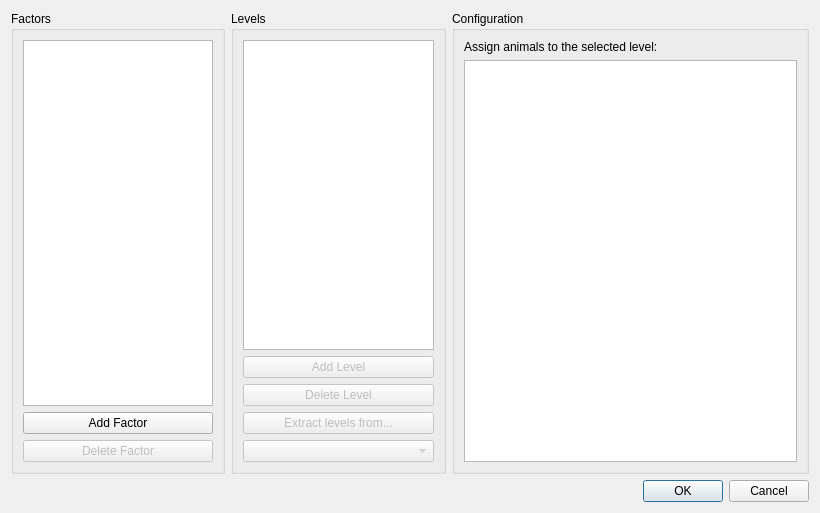
<?xml version="1.0" encoding="UTF-8"?>
<ui version="4.0">
 <author>Anton Rau</author>
 <class>FactorsDialog</class>
 <widget class="QDialog" name="FactorsDialog">
  <property name="geometry">
   <rect>
    <x>0</x>
    <y>0</y>
    <width>820</width>
    <height>513</height>
   </rect>
  </property>
  <property name="windowTitle">
   <string>Factors</string>
  </property>
  <layout class="QVBoxLayout" name="verticalLayout_8">
   <item>
    <layout class="QHBoxLayout" name="horizontalLayout">
     <item>
      <widget class="QGroupBox" name="groupBoxFactors">
       <property name="title">
        <string>Factors</string>
       </property>
       <layout class="QVBoxLayout" name="verticalLayout">
        <item>
         <widget class="QListWidget" name="listWidgetFactors"/>
        </item>
        <item>
         <widget class="QPushButton" name="pushButtonAddFactor">
          <property name="text">
           <string>Add Factor</string>
          </property>
         </widget>
        </item>
        <item>
         <widget class="QPushButton" name="pushButtonDeleteFactor">
          <property name="enabled">
           <bool>false</bool>
          </property>
          <property name="text">
           <string>Delete Factor</string>
          </property>
         </widget>
        </item>
       </layout>
      </widget>
     </item>
     <item>
      <widget class="QGroupBox" name="groupBoxLevels">
       <property name="title">
        <string>Levels</string>
       </property>
       <layout class="QVBoxLayout" name="verticalLayout_3">
        <item>
         <widget class="QListWidget" name="listWidgetLevels"/>
        </item>
        <item>
         <widget class="QPushButton" name="pushButtonAddLevel">
          <property name="enabled">
           <bool>false</bool>
          </property>
          <property name="text">
           <string>Add Level</string>
          </property>
         </widget>
        </item>
        <item>
         <widget class="QPushButton" name="pushButtonDeleteLevel">
          <property name="enabled">
           <bool>false</bool>
          </property>
          <property name="text">
           <string>Delete Level</string>
          </property>
         </widget>
        </item>
        <item>
         <widget class="QPushButton" name="pushButtonExtractLevels">
          <property name="enabled">
           <bool>false</bool>
          </property>
          <property name="text">
           <string>Extract levels from...</string>
          </property>
         </widget>
        </item>
        <item>
         <widget class="QComboBox" name="comboBoxFields">
          <property name="enabled">
           <bool>false</bool>
          </property>
         </widget>
        </item>
       </layout>
      </widget>
     </item>
     <item>
      <widget class="QGroupBox" name="groupBoxConfig">
       <property name="title">
        <string>Configuration</string>
       </property>
       <layout class="QVBoxLayout" name="verticalLayout_5">
        <item>
         <widget class="QStackedWidget" name="stackedWidgetConfig">
          <property name="currentIndex">
           <number>0</number>
          </property>
          <widget class="QWidget" name="pageAnimals">
           <layout class="QVBoxLayout" name="verticalLayout_4">
            <property name="leftMargin">
             <number>0</number>
            </property>
            <property name="topMargin">
             <number>0</number>
            </property>
            <property name="rightMargin">
             <number>0</number>
            </property>
            <property name="bottomMargin">
             <number>0</number>
            </property>
            <item>
             <widget class="QLabel" name="labelAnimalsHint">
              <property name="text">
               <string>Assign animals to the selected level:</string>
              </property>
             </widget>
            </item>
            <item>
             <widget class="QListWidget" name="listWidgetAnimals"/>
            </item>
           </layout>
          </widget>
          <widget class="QWidget" name="pageCycles">
           <layout class="QVBoxLayout" name="verticalLayout_6">
            <property name="leftMargin">
             <number>0</number>
            </property>
            <property name="topMargin">
             <number>0</number>
            </property>
            <property name="rightMargin">
             <number>0</number>
            </property>
            <property name="bottomMargin">
             <number>0</number>
            </property>
            <item>
             <widget class="QLabel" name="labelCyclesHint">
              <property name="text">
               <string>Light/Dark cycle boundaries:</string>
              </property>
             </widget>
            </item>
            <item>
             <layout class="QFormLayout" name="formLayoutCycles">
              <item row="0" column="0">
               <widget class="QLabel" name="labelLightCycleStart">
                <property name="text">
                 <string>Light cycle start</string>
                </property>
               </widget>
              </item>
              <item row="0" column="1">
               <widget class="QTimeEdit" name="timeEditLightStart">
                <property name="time">
                 <time>
                  <hour>7</hour>
                  <minute>0</minute>
                  <second>0</second>
                 </time>
                </property>
               </widget>
              </item>
              <item row="1" column="0">
               <widget class="QLabel" name="labelDarkCycleStart">
                <property name="text">
                 <string>Dark cycle start</string>
                </property>
               </widget>
              </item>
              <item row="1" column="1">
               <widget class="QTimeEdit" name="timeEditDarkStart">
                <property name="time">
                 <time>
                  <hour>19</hour>
                  <minute>0</minute>
                  <second>0</second>
                 </time>
                </property>
               </widget>
              </item>
             </layout>
            </item>
            <item>
             <spacer name="verticalSpacerCycles">
              <property name="orientation">
               <enum>Qt::Orientation::Vertical</enum>
              </property>
              <property name="sizeHint" stdset="0">
               <size>
                <width>20</width>
                <height>40</height>
               </size>
              </property>
             </spacer>
            </item>
           </layout>
          </widget>
          <widget class="QWidget" name="pagePhases">
           <layout class="QVBoxLayout" name="verticalLayout_7">
            <property name="leftMargin">
             <number>0</number>
            </property>
            <property name="topMargin">
             <number>0</number>
            </property>
            <property name="rightMargin">
             <number>0</number>
            </property>
            <property name="bottomMargin">
             <number>0</number>
            </property>
            <item>
             <widget class="QLabel" name="labelPhasesHint">
              <property name="text">
               <string>Phases (each phase becomes a level):</string>
              </property>
             </widget>
            </item>
            <item>
             <widget class="QTableView" name="tableViewPhases">
              <property name="selectionMode">
               <enum>QAbstractItemView::SelectionMode::SingleSelection</enum>
              </property>
              <attribute name="verticalHeaderMinimumSectionSize">
               <number>20</number>
              </attribute>
              <attribute name="verticalHeaderDefaultSectionSize">
               <number>20</number>
              </attribute>
             </widget>
            </item>
            <item>
             <layout class="QHBoxLayout" name="horizontalLayoutPhases">
              <item>
               <widget class="QToolButton" name="toolButtonAddPhase">
                <property name="toolTip">
                 <string>Add phase</string>
                </property>
                <property name="icon">
                 <iconset resource="../../../resources/resources.qrc">
                  <normaloff>:/icons/icons8-add-16.png</normaloff>:/icons/icons8-add-16.png</iconset>
                </property>
               </widget>
              </item>
              <item>
               <widget class="QToolButton" name="toolButtonDeletePhase">
                <property name="toolTip">
                 <string>Delete selected phase</string>
                </property>
                <property name="icon">
                 <iconset resource="../../../resources/resources.qrc">
                  <normaloff>:/icons/icons8-minus-16.png</normaloff>:/icons/icons8-minus-16.png</iconset>
                </property>
               </widget>
              </item>
              <item>
               <spacer name="horizontalSpacerPhases">
                <property name="orientation">
                 <enum>Qt::Orientation::Horizontal</enum>
                </property>
                <property name="sizeHint" stdset="0">
                 <size>
                  <width>40</width>
                  <height>20</height>
                 </size>
                </property>
               </spacer>
              </item>
             </layout>
            </item>
           </layout>
          </widget>
          <widget class="QWidget" name="pageAnimalProperty">
           <layout class="QVBoxLayout" name="verticalLayoutAnimalProperty">
            <property name="leftMargin">
             <number>0</number>
            </property>
            <property name="topMargin">
             <number>0</number>
            </property>
            <property name="rightMargin">
             <number>0</number>
            </property>
            <property name="bottomMargin">
             <number>0</number>
            </property>
            <item>
             <widget class="QLabel" name="labelAnimalPropertyHint">
              <property name="text">
               <string>Animal property whose value defines the level for each animal:</string>
              </property>
             </widget>
            </item>
            <item>
             <widget class="QComboBox" name="comboBoxAnimalProperty"/>
            </item>
            <item>
             <spacer name="verticalSpacerAnimalProperty">
              <property name="orientation">
               <enum>Qt::Orientation::Vertical</enum>
              </property>
              <property name="sizeHint" stdset="0">
               <size>
                <width>20</width>
                <height>40</height>
               </size>
              </property>
             </spacer>
            </item>
           </layout>
          </widget>
          <widget class="QWidget" name="pageColumn">
           <layout class="QVBoxLayout" name="verticalLayoutColumn">
            <property name="leftMargin">
             <number>0</number>
            </property>
            <property name="topMargin">
             <number>0</number>
            </property>
            <property name="rightMargin">
             <number>0</number>
            </property>
            <property name="bottomMargin">
             <number>0</number>
            </property>
            <item>
             <widget class="QLabel" name="labelColumnHint">
              <property name="text">
               <string>Datatable column whose values define the factor levels:</string>
              </property>
             </widget>
            </item>
            <item>
             <widget class="QComboBox" name="comboBoxColumn"/>
            </item>
            <item>
             <spacer name="verticalSpacerColumn">
              <property name="orientation">
               <enum>Qt::Orientation::Vertical</enum>
              </property>
              <property name="sizeHint" stdset="0">
               <size>
                <width>20</width>
                <height>40</height>
               </size>
              </property>
             </spacer>
            </item>
           </layout>
          </widget>
          <widget class="QWidget" name="pageTimeInterval">
           <layout class="QVBoxLayout" name="verticalLayoutTimeInterval">
            <property name="leftMargin">
             <number>0</number>
            </property>
            <property name="topMargin">
             <number>0</number>
            </property>
            <property name="rightMargin">
             <number>0</number>
            </property>
            <property name="bottomMargin">
             <number>0</number>
            </property>
            <item>
             <widget class="QLabel" name="labelTimeIntervalHint">
              <property name="text">
               <string>Bin width. Each row is assigned an integer bin index (round(Timedelta / interval)) from experiment start.</string>
              </property>
              <property name="wordWrap">
               <bool>true</bool>
              </property>
             </widget>
            </item>
            <item>
             <layout class="QHBoxLayout" name="horizontalLayoutTimeInterval">
              <item>
               <widget class="QSpinBox" name="spinBoxIntervalValue">
                <property name="minimum">
                 <number>1</number>
                </property>
                <property name="maximum">
                 <number>1000000</number>
                </property>
                <property name="value">
                 <number>1</number>
                </property>
               </widget>
              </item>
              <item>
               <widget class="QComboBox" name="comboBoxIntervalUnit"/>
              </item>
              <item>
               <spacer name="horizontalSpacerTimeInterval">
                <property name="orientation">
                 <enum>Qt::Orientation::Horizontal</enum>
                </property>
                <property name="sizeHint" stdset="0">
                 <size>
                  <width>40</width>
                  <height>20</height>
                 </size>
                </property>
               </spacer>
              </item>
             </layout>
            </item>
            <item>
             <widget class="QLabel" name="labelTimeIntervalCaloWarning">
              <property name="text">
               <string/>
              </property>
              <property name="wordWrap">
               <bool>true</bool>
              </property>
             </widget>
            </item>
            <item>
             <spacer name="verticalSpacerTimeInterval">
              <property name="orientation">
               <enum>Qt::Orientation::Vertical</enum>
              </property>
              <property name="sizeHint" stdset="0">
               <size>
                <width>20</width>
                <height>40</height>
               </size>
              </property>
             </spacer>
            </item>
           </layout>
          </widget>
         </widget>
        </item>
       </layout>
      </widget>
     </item>
    </layout>
   </item>
   <item>
    <widget class="QDialogButtonBox" name="buttonBox">
     <property name="orientation">
      <enum>Qt::Orientation::Horizontal</enum>
     </property>
     <property name="standardButtons">
      <set>QDialogButtonBox::StandardButton::Cancel|QDialogButtonBox::StandardButton::Ok</set>
     </property>
    </widget>
   </item>
  </layout>
 </widget>
 <resources>
  <include location="../../../resources/resources.qrc"/>
 </resources>
 <connections>
  <connection>
   <sender>buttonBox</sender>
   <signal>accepted()</signal>
   <receiver>FactorsDialog</receiver>
   <slot>accept()</slot>
   <hints>
    <hint type="sourcelabel">
     <x>248</x>
     <y>254</y>
    </hint>
    <hint type="destinationlabel">
     <x>157</x>
     <y>274</y>
    </hint>
   </hints>
  </connection>
  <connection>
   <sender>buttonBox</sender>
   <signal>rejected()</signal>
   <receiver>FactorsDialog</receiver>
   <slot>reject()</slot>
   <hints>
    <hint type="sourcelabel">
     <x>316</x>
     <y>260</y>
    </hint>
    <hint type="destinationlabel">
     <x>286</x>
     <y>274</y>
    </hint>
   </hints>
  </connection>
 </connections>
</ui>
